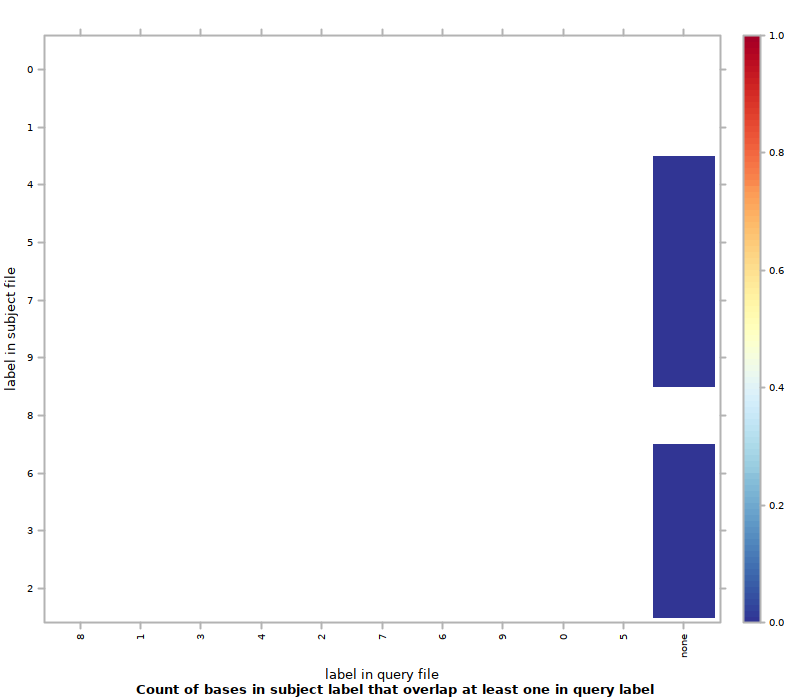

This figure's R source:
#!/usr/bin/env Rscript
## transcript produced by Segtools 1.1.14

segtools.r.dirname <-
  system2("python",
          c("-c", "'import segtools; print segtools.get_r_dirname()'"),
          stdout = TRUE)

source(file.path(segtools.r.dirname, 'common.R'))
source(file.path(segtools.r.dirname, 'overlap.R'))
save.overlap.performance('./K5ex30bp50bp/overlap-ordered', 'overlap.performance', './K5ex30bp50bp/overlap-ordered/overlap.tab', row.normalize = 'FALSE', mnemonic_file = './K5ex30bp50bp/overlap-direct/mnemonics1_new.txt', clobber = FALSE, col_mnemonic_file = './K5ex30bp50bp/overlap-direct/mnemonics2_new.txt')
save.overlap.heatmap('./K5ex30bp50bp/overlap-ordered', 'overlap', './K5ex30bp50bp/overlap-ordered/overlap.tab', clobber = FALSE, col_mnemonic_file = './K5ex30bp50bp/overlap-direct/mnemonics2_new.txt', cluster = FALSE, max_contrast = FALSE, row.normalize = 'FALSE', mnemonic_file = './K5ex30bp50bp/overlap-direct/mnemonics1_new.txt')
